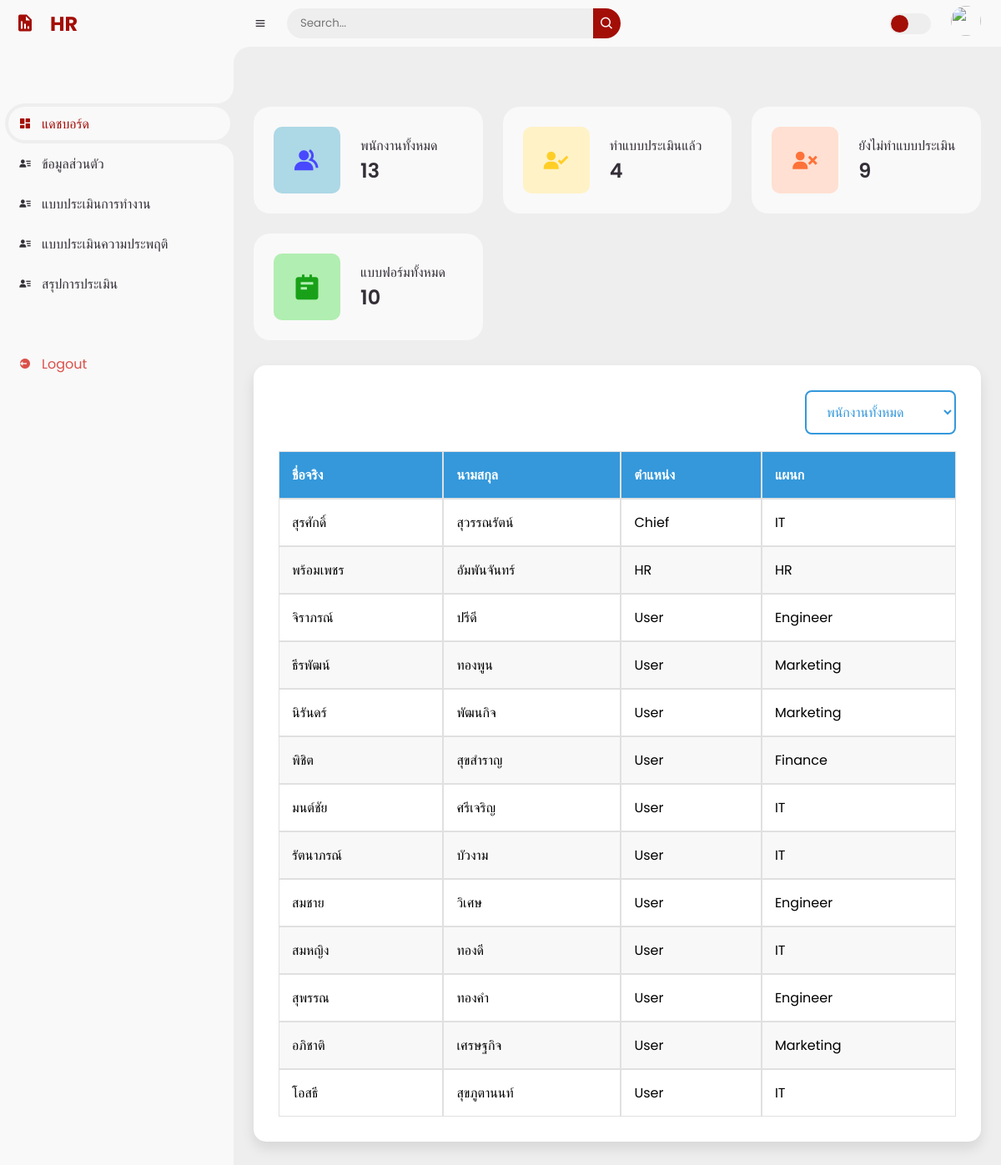
/myapp/adminpage/index.php, run on the app's committed database.
### tables this page shows
CREATE TABLE `person` (
  `p_id` int(10) NOT NULL,
  `fname` varchar(255) NOT NULL,
  `lname` varchar(255) NOT NULL,
  `sal` int(10) NOT NULL,
  `email` varchar(255) NOT NULL,
  `password` varchar(255) NOT NULL,
  `pos_id` int(10) NOT NULL,
  `dept_id` int(10) NOT NULL
);

CREATE TABLE `position` (
  `pos_id` int(11) NOT NULL,
  `pos_name` varchar(255) NOT NULL
);

CREATE TABLE `department` (
  `dept_id` int(11) NOT NULL,
  `dept_name` varchar(255) NOT NULL
);

### myapp/adminpage/index.php (the view, shortened to what this page needs)
<?php
$conn = getDBConnection();
$sql = "SELECT COUNT(*) AS persons FROM person";
$stmt = $conn->query($sql);
$stmt->execute();
$data = $stmt->fetch(PDO::FETCH_ASSOC);
$persons = $data['persons'];
$sql = "SELECT COUNT(*) AS total_evaluators FROM (
													SELECT DISTINCT evaluator
													   FROM form
													) AS subquery;";
$stmt = $conn->query($sql);
$stmt->execute();
$totalEvaluators = $stmt->fetch(PDO::FETCH_ASSOC)['total_evaluators'];
$sql = "SELECT COUNT(p.p_id) AS count_not_in_evaluator FROM person p LEFT JOIN form f ON p.p_id = f.evaluator WHERE f.evaluator IS NULL;";
$stmt = $conn->query($sql);
$stmt->execute();
$result = $stmt->fetch(PDO::FETCH_ASSOC)['count_not_in_evaluator'];
$sql = "SELECT COUNT(*) AS forms FROM form";
$stmt = $conn->query($sql);
$stmt->execute();
$data = $stmt->fetch(PDO::FETCH_ASSOC);
$forms = $data['forms'];
function getQueryData($conn, $queryType) {
    switch ($queryType) {
        case 'all_employees':
            $sql = "SELECT p.fname as ชื่อจริง, p.lname as นามสกุล, pos.pos_name as ตำแหน่ง, d.dept_name as แผนก
                    FROM person p
                    JOIN position pos ON p.pos_id = pos.pos_id
                    JOIN department d ON p.dept_id = d.dept_id
                    ORDER BY
                        CASE
                            WHEN pos.pos_name = 'Chief' THEN 1
                            WHEN pos.pos_name = 'HR' THEN 2
                            WHEN pos.pos_name = 'User' THEN 3
                            ELSE 4
                        END,
                        p.fname ASC";
            break;
    }
    $stmt = $conn->prepare($sql);
    $stmt->execute();
    return $stmt->fetchAll(PDO::FETCH_ASSOC);
}
$selectedOption = isset($_GET['option']) ? $_GET['option'] : 'all_employees';
$queryData = getQueryData($conn, $selectedOption);
function getTableHeaders($data) {
    return array_keys($data[0]);
}
$tableHeaders = getTableHeaders($queryData);
$current_page = basename($_SERVER['SCRIPT_NAME'], ".php");
?>
<!DOCTYPE html>
<html lang="en">
<head>
	<link href='https://unpkg.com/boxicons@2.0.9/css/boxicons.min.css' rel='stylesheet'>
	<link rel="stylesheet" href="style_admin.css">
</head>
<body>
<section id="sidebar">
    <a href="index.php" class="brand">
        <i class='bx bxs-report'></i>
        <span class="text">HR</span>
    </a>
    <ul class="side-menu top">
        <li class="<?php echo ($current_page === 'index') ? 'active' : ''; ?>">
            <a href="index.php">
                <i class='bx bxs-dashboard'></i>
                <span class="text">แดชบอร์ด</span>
            </a>
        </li>
        <li class="<?php echo ($current_page === 'user_info') ? 'active' : ''; ?>">
            <a href="user_info.php">
                <i class='bx bxs-user-detail'></i>
                <span class="text">ข้อมูลส่วนตัว</span>
            </a>
        </li>
        <li class="<?php echo ($current_page === 'form_1') ? 'active' : ''; ?>">
            <a href="form_1.php">
                <i class='bx bxs-user-detail'></i>
                <span class="text">แบบประเมินการทำงาน</span>
            </a>
        </li>
        <li class="<?php echo ($current_page === 'form_2') ? 'active' : ''; ?>">
            <a href="form_2.php">
                <i class='bx bxs-user-detail'></i>
                <span class="text">แบบประเมินความประพฤติ</span>
            </a>
        </li>
        <li class="<?php echo ($current_page === 'result') ? 'active' : ''; ?>">
            <a href="result.php">
                <i class='bx bxs-user-detail'></i>
                <span class="text">สรุปการประเมิน</span>
            </a>
        </li>
    </ul>
    <ul class="side-menu">
        <li>
            <a href="#" class="logout" onclick="confirmLogout(event)">
                <i class='bx bxs-log-out-circle'></i>
                <span class="text">Logout</span>
            </a>
        </li>
    </ul>
</section>
	<section id="content">
		<nav>
			<i class='bx bx-menu' ></i>
			<form action="#">
				<div class="form-input">
					<input type="search" placeholder="Search...">
					<button type="submit" class="search-btn"><i class='bx bx-search' ></i></button>
				</div>
			</form>
			<label for="switch-mode" class="switch-mode"></label>
			<a href="#" class="profile">
				<img src="https://st4.depositphotos.com/9998432/24428/v/450/depositphotos_244284796-stock-illustration-person-gray-photo-placeholder-man.jpg">
			</a>
		</nav>
		<main>
			<ul class="box-info">
				<li>
					<i class='bx bxs-group' ></i>
					<span class="text">
						<p>พนักงานทั้งหมด</p>
						<h3><?php echo$persons ?></h3>
					</span>
				</li>
				<li>
					<i class='bx bxs-user-check'></i>
					<span class="text">
						<p>ทำแบบประเมินแล้ว</p>
						<h3><?php echo$totalEvaluators ?></h3>
					</span>
				</li>
				<li>
					<i class='bx bxs-user-x' ></i>
					<span class="text">
						<p>ยังไม่ทำแบบประเมิน</p>
						<h3><?php echo$result ?></h3>
					</span>
				</li>
				<li>
					<i class='bx bxs-notepad'></i>
					<span class="text">
						<p>แบบฟอร์มทั้งหมด</p>
						<h3><?php echo$forms ?></h3>
					</span>
				</li>
				</ul>
            <div class="dashboard-table">
                <form action="" method="get">
                    <select name="option" onchange="this.form.submit()">
                        <option value="all_employees" <?php echo $selectedOption == 'all_employees' ? 'selected' : ''; ?>>พนักงานทั้งหมด</option>
                    </select>
                </form>
                <table>
                    <thead>
                        <tr>
                            <?php foreach ($tableHeaders as $header): ?>
                                <th><?php echo htmlspecialchars($header); ?></th>
                            <?php endforeach; ?>
                        </tr>
                    </thead>
                    <tbody>
                        <?php foreach ($queryData as $row): ?>
                            <tr>
                                <?php foreach ($row as $value): ?>
                                    <td><?php echo htmlspecialchars($value); ?></td>
                                <?php endforeach; ?>
                            </tr>
                        <?php endforeach; ?>
                    </tbody>
                </table>
            </div>
		</main>
	</section>
</body>
</html>

### myapp/adminpage/index.php (style rules this page uses)
.dashboard-table { background-color: #fff; padding: 30px; border-radius: 15px; box-shadow: 0 8px 16px rgba(0,0,0,0.1); margin-top: 30px; overflow-x: auto; }
.dashboard-table select { float: right; margin-bottom: 20px; padding: 12px 20px; font-size: 16px; border: 2px solid #3498db; border-radius: 8px; background-color: #fff; color: #3498db; cursor: pointer; transition: all 0.3s ease; }
.dashboard-table table { width: 100%; border-collapse: separate; border-spacing: 0; }
.dashboard-table th, .dashboard-table td { padding: 15px; border: 1px solid #e0e0e0; text-align: left; font-size: 16px; }
.dashboard-table th { background-color: #3498db; color: #fff; font-weight: bold; text-transform: uppercase; }
.dashboard-table tr:nth-child(even) { background-color: #f8f8f8; }
.dashboard-table td { transition: all 0.3s ease; }

### data on the page
person: fname "สุรศักดิ์", lname "สุวรรณรัตน์", pos.pos_name "Chief", dept.dept_name "IT"
person: fname "พร้อมเพชร", lname "อัมพันจันทร์", value "HR"
person: fname "จิราภรณ์", lname "ปรีดี", pos.pos_name "User", dept.dept_name "Engineer"
person: fname "ธีรพัฒน์", lname "ทองพูน", pos.pos_name "User", dept.dept_name "Marketing"
person: fname "นิรันดร์", lname "พัฒนกิจ", pos.pos_name "User", dept.dept_name "Marketing"
person: fname "พิชิต", lname "สุขสำราญ", pos.pos_name "User", dept.dept_name "Finance"
person: fname "มนต์ชัย", lname "ศรีเจริญ", pos.pos_name "User", dept.dept_name "IT"
person: fname "รัตนาภรณ์", lname "บัวงาม", pos.pos_name "User", dept.dept_name "IT"
person: fname "สมชาย", lname "วิเศษ", pos.pos_name "User", dept.dept_name "Engineer"
person: fname "สมหญิง", lname "ทองดี", pos.pos_name "User", dept.dept_name "IT"
person: fname "สุพรรณ", lname "ทองคำ", pos.pos_name "User", dept.dept_name "Engineer"
person: fname "อภิชาติ", lname "เศรษฐกิจ", pos.pos_name "User", dept.dept_name "Marketing"
person: fname "โอสธี", lname "สุขภูตานนท์", pos.pos_name "User", dept.dept_name "IT"

### other printed values
$persons "13"
$totalEvaluators "4"
$result "9"
$forms "10"
$header "ชื่อจริง"
$header "นามสกุล"
$header "ตำแหน่ง"
$header "แผนก"
